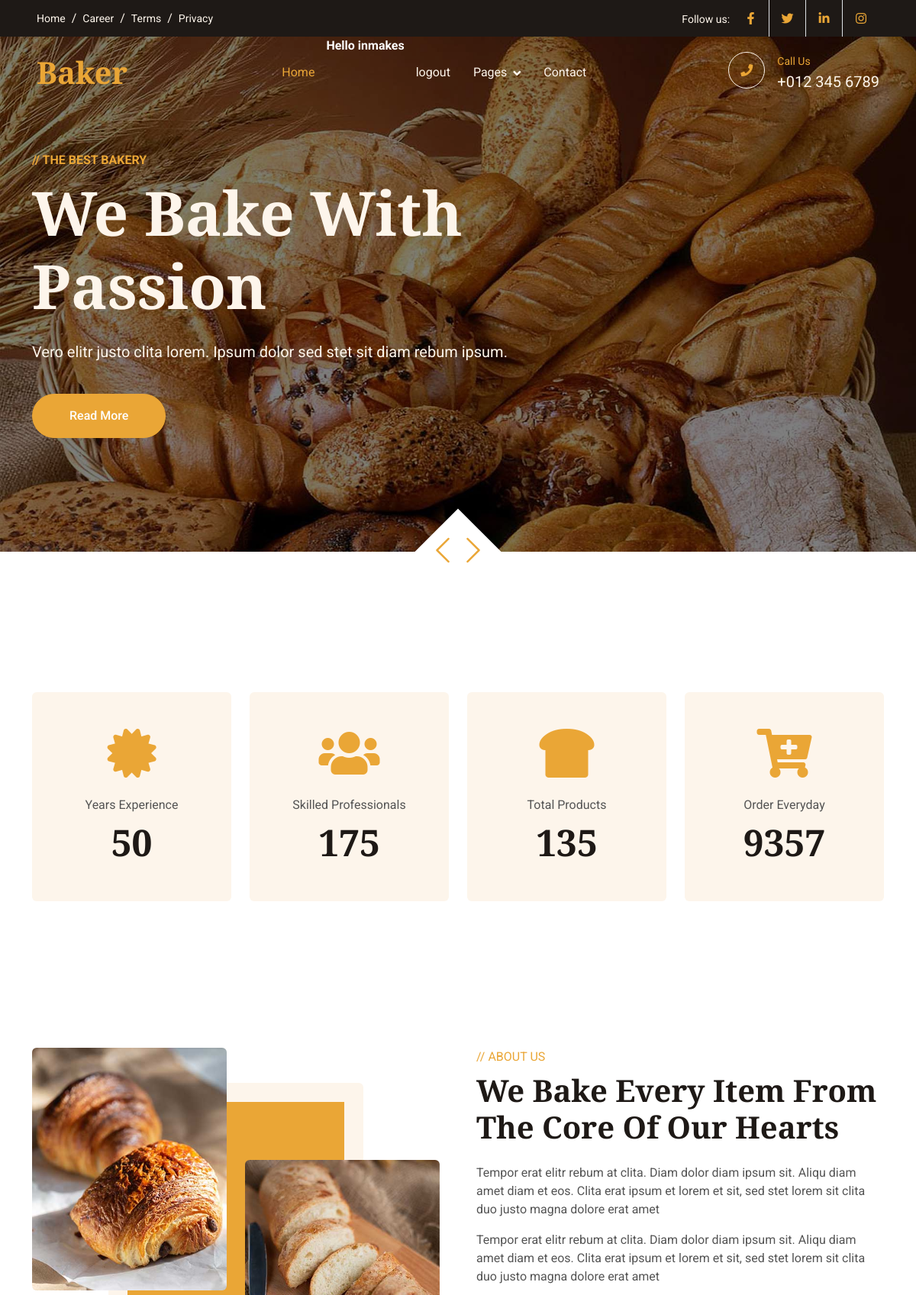
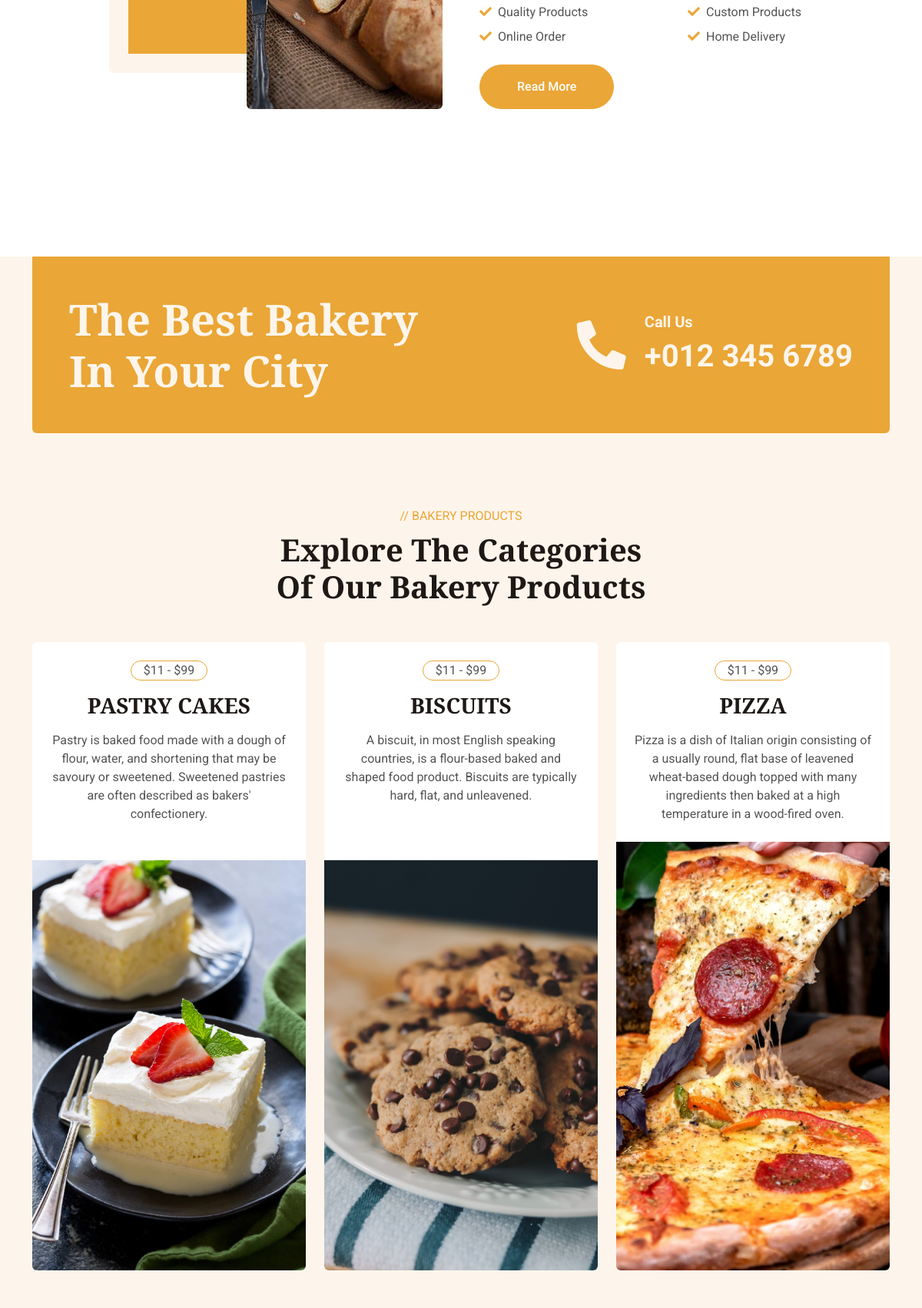
The app's page / (signed in, upper part) with its own data (2 pictures, top to bottom).
### statapp/models.py (models this page shows)
class products(models.Model):
    name=models.TextField(max_length=300)
    img=models.ImageField(upload_to='pics')
    desc=models.TextField()

### statapp/views.py (the view)
# urls.py: path('',views.stat,name='stat'),
def stat(request):
    obj=products.objects.all()
    return render(request,"index.html",{'result':obj})

### templates/index.html (shortened to what this page needs)
{% load static %}
<!DOCTYPE html>
<html lang="en">
<head>
    <link href="https://cdnjs.cloudflare.com/ajax/libs/font-awesome/5.10.0/css/all.min.css" rel="stylesheet">
    <link href="https://cdn.jsdelivr.net/npm/bootstrap-icons@1.4.1/font/bootstrap-icons.css" rel="stylesheet">
    <link href="{% static 'lib/animate/animate.min.css' %}" rel="stylesheet">
    <link href="{% static 'lib/owlcarousel/assets/owl.carousel.min.css' %}" rel="stylesheet">
    <link href="{% static 'css/bootstrap.min.css' %}" rel="stylesheet">
    <link href="{% static 'css/style.css' %}" rel="stylesheet">
</head>
<body>
    <div class="container-fluid top-bar bg-dark text-light px-0 wow fadeIn" data-wow-delay="0.1s">
        <div class="row gx-0 align-items-center d-none d-lg-flex">
            <div class="col-lg-6 px-5 text-start">
                <ol class="breadcrumb mb-0">
                    <li class="breadcrumb-item"><a class="small text-light" href="#">Home</a></li>
                    <li class="breadcrumb-item"><a class="small text-light" href="#">Career</a></li>
                    <li class="breadcrumb-item"><a class="small text-light" href="#">Terms</a></li>
                    <li class="breadcrumb-item"><a class="small text-light" href="#">Privacy</a></li>
                </ol>
            </div>
            <div class="col-lg-6 px-5 text-end">
                <small>Follow us:</small>
                <div class="h-100 d-inline-flex align-items-center">
                    <a class="btn-lg-square text-primary border-end rounded-0" href=""><i class="fab fa-facebook-f"></i></a>
                    <a class="btn-lg-square text-primary border-end rounded-0" href=""><i class="fab fa-twitter"></i></a>
                    <a class="btn-lg-square text-primary border-end rounded-0" href=""><i class="fab fa-linkedin-in"></i></a>
                    <a class="btn-lg-square text-primary pe-0" href=""><i class="fab fa-instagram"></i></a>
                </div>
            </div>
        </div>
    </div>
    <nav class="navbar navbar-expand-lg navbar-dark fixed-top py-lg-0 px-lg-5 wow fadeIn" data-wow-delay="0.1s">
        <a href="index.html" class="navbar-brand ms-4 ms-lg-0">
            <h1 class="text-primary m-0">Baker</h1>
        </a>
        <div class="collapse navbar-collapse" id="navbarCollapse">
            <div class="navbar-nav mx-auto p-4 p-lg-0">
                <a href="index.html" class="nav-item nav-link active">Home</a>
                {% if user.is_authenticated %}
                <li style="color:white;"><b> Hello {{user.username}} </b> </li>
                <a href="credentials/logout" class="nav-item nav-link">logout</a>
                {% else %}
                <a href="credentials/register" class="nav-item nav-link">Register</a>
                <a href="credentials/login" class="nav-item nav-link">Login</a>
                {% endif %}
                <div class="nav-item dropdown">
                    <a href="#" class="nav-link dropdown-toggle" data-bs-toggle="dropdown">Pages</a>
                </div>
                <a href="contact.html" class="nav-item nav-link">Contact</a>
            </div>
            <div class=" d-none d-lg-flex">
                <div class="flex-shrink-0 btn-lg-square border border-light rounded-circle">
                    <i class="fa fa-phone text-primary"></i>
                </div>
                <div class="ps-3">
                    <small class="text-primary mb-0">Call Us</small>
                    <p class="text-light fs-5 mb-0">+012 345 6789</p>
                </div>
            </div>
        </div>
    </nav>
    <div class="container-fluid p-0 pb-5 wow fadeIn" data-wow-delay="0.1s">
        <div class="owl-carousel header-carousel position-relative">
            <div class="owl-carousel-item position-relative">
                <img class="img-fluid" src="{% static 'img/carousel-1.jpg' %}" alt="">
                <div class="owl-carousel-inner">
                    <div class="container">
                        <div class="row justify-content-start">
                            <div class="col-lg-8">
                                <p class="text-primary text-uppercase fw-bold mb-2">// The Best Bakery</p>
                                <h1 class="display-1 text-light mb-4 animated slideInDown">We Bake With Passion</h1>
                                <p class="text-light fs-5 mb-4 pb-3">Vero elitr justo clita lorem. Ipsum dolor sed stet sit diam rebum ipsum.</p>
                                <a href="" class="btn btn-primary rounded-pill py-3 px-5">Read More</a>
                            </div>
                        </div>
                    </div>
                </div>
            </div>
        </div>
    </div>
    <div class="container-xxl py-6">
        <div class="container">
            <div class="row g-4">
                <div class="col-lg-3 col-md-6 wow fadeIn" data-wow-delay="0.1s">
                    <div class="fact-item bg-light rounded text-center h-100 p-5">
                        <i class="fa fa-certificate fa-4x text-primary mb-4"></i>
                        <p class="mb-2">Years Experience</p>
                        <h1 class="display-5 mb-0" data-toggle="counter-up">50</h1>
                    </div>
                </div>
                <div class="col-lg-3 col-md-6 wow fadeIn" data-wow-delay="0.3s">
                    <div class="fact-item bg-light rounded text-center h-100 p-5">
                        <i class="fa fa-users fa-4x text-primary mb-4"></i>
                        <p class="mb-2">Skilled Professionals</p>
                        <h1 class="display-5 mb-0" data-toggle="counter-up">175</h1>
                    </div>
                </div>
                <div class="col-lg-3 col-md-6 wow fadeIn" data-wow-delay="0.5s">
                    <div class="fact-item bg-light rounded text-center h-100 p-5">
                        <i class="fa fa-bread-slice fa-4x text-primary mb-4"></i>
                        <p class="mb-2">Total Products</p>
                        <h1 class="display-5 mb-0" data-toggle="counter-up">135</h1>
                    </div>
                </div>
                <div class="col-lg-3 col-md-6 wow fadeIn" data-wow-delay="0.7s">
                    <div class="fact-item bg-light rounded text-center h-100 p-5">
                        <i class="fa fa-cart-plus fa-4x text-primary mb-4"></i>
                        <p class="mb-2">Order Everyday</p>
                        <h1 class="display-5 mb-0" data-toggle="counter-up">9357</h1>
                    </div>
                </div>
            </div>
        </div>
    </div>
    <div class="container-xxl py-6">
        <div class="container">
            <div class="row g-5">
                <div class="col-lg-6 wow fadeInUp" data-wow-delay="0.1s">
                    <div class="row img-twice position-relative h-100">
                        <div class="col-6">
                            <img class="img-fluid rounded" src="{% static 'img/about-1.jpg' %}" alt="">
                        </div>
                        <div class="col-6 align-self-end">
                            <img class="img-fluid rounded" src="{% static 'img/about-2.jpg' %}" alt="">
                        </div>
                    </div>
                </div>
                <div class="col-lg-6 wow fadeInUp" data-wow-delay="0.5s">
                    <div class="h-100">
                        <p class="text-primary text-uppercase mb-2">// About Us</p>
                        <h1 class="display-6 mb-4">We Bake Every Item From The Core Of Our Hearts</h1>
                        <p>Tempor erat elitr rebum at clita. Diam dolor diam ipsum sit. Aliqu diam amet diam et eos. Clita erat ipsum et lorem et sit, sed stet lorem sit clita duo justo magna dolore erat amet</p>
                        <p>Tempor erat elitr rebum at clita. Diam dolor diam ipsum sit. Aliqu diam amet diam et eos. Clita erat ipsum et lorem et sit, sed stet lorem sit clita duo justo magna dolore erat amet</p>
                        <div class="row g-2 mb-4">
                            <div class="col-sm-6">
                                <i class="fa fa-check text-primary me-2"></i>Quality Products
                            </div>
                            <div class="col-sm-6">
                                <i class="fa fa-check text-primary me-2"></i>Custom Products
                            </div>
                            <div class="col-sm-6">
                                <i class="fa fa-check text-primary me-2"></i>Online Order
                            </div>
                            <div class="col-sm-6">
                                <i class="fa fa-check text-primary me-2"></i>Home Delivery
                            </div>
                        </div>
                        <a class="btn btn-primary rounded-pill py-3 px-5" href="">Read More</a>
                    </div>
                </div>
            </div>
        </div>
    </div>
    <div class="container-xxl bg-light my-6 py-6 pt-0">
        <div class="container">
            <div class="bg-primary text-light rounded-bottom p-5 my-6 mt-0 wow fadeInUp" data-wow-delay="0.1s">
                <div class="row g-4 align-items-center">
                    <div class="col-lg-6">
                        <h1 class="display-4 text-light mb-0">The Best Bakery In Your City</h1>
                    </div>
                    <div class="col-lg-6 text-lg-end">
                        <div class="d-inline-flex align-items-center text-start">
                            <i class="fa fa-phone-alt fa-4x flex-shrink-0"></i>
                            <div class="ms-4">
                                <p class="fs-5 fw-bold mb-0">Call Us</p>
                                <p class="fs-1 fw-bold mb-0">+012 345 6789</p>
                            </div>
                        </div>
                    </div>
                </div>
            </div>
            <div class="text-center mx-auto mb-5 wow fadeInUp" data-wow-delay="0.1s" style="max-width: 500px;">
                <p class="text-primary text-uppercase mb-2">// Bakery Products</p>
                <h1 class="display-6 mb-4">Explore The Categories Of Our Bakery Products</h1>
            </div>
            <div class="row g-4">
                {% for i in result %}
                <div class="col-lg-4 col-md-6 wow fadeInUp" data-wow-delay="0.1s">
                    <div class="product-item d-flex flex-column bg-white rounded overflow-hidden h-100">
                        <div class="text-center p-4">
                            <div class="d-inline-block border border-primary rounded-pill px-3 mb-3">$11 - $99</div>
                            <h3 class="mb-3">{{i.name}}</h3>
                            <span>{{i.desc}}</span>
                        </div>
                        <div class="position-relative mt-auto">
                            <img class="img-fluid" src="{{i.img.url}}" alt="">
                        </div>
                    </div>
                </div>
                {% endfor %}
            </div>
        </div>
    </div>
</body>
</html>

### static/css/style.css (style rules this page uses)
:root { --primary: #EAA636; --secondary: #545454; --light: #FDF5EB; --dark: #1E1916; }
.py-6 { padding-top: 6rem; padding-bottom: 6rem; }
.my-6 { margin-top: 6rem; margin-bottom: 6rem; }
.btn { font-weight: 500; transition: .5s; }
.btn.btn-primary { color: #FFFFFF; }
.btn-lg-square { width: 48px; height: 48px; }
.btn-square, .btn-sm-square, .btn-lg-square { padding: 0; display: flex; align-items: center; justify-content: center; font-weight: normal; }
.navbar .dropdown-toggle::after { border: none; content: "\f107"; font-family: "Font Awesome 5 Free"; font-weight: 900; vertical-align: middle; margin-left: 8px; }
.navbar .navbar-nav .nav-link { padding: 35px 15px; color: var(--light); outline: none; }
.navbar .navbar-nav .nav-link:hover, .navbar .navbar-nav .nav-link.active { color: var(--primary); }
.navbar.fixed-top { transition: .5s; }
.header-carousel .owl-carousel-inner { position: absolute; width: 100%; height: 100%; top: 0; left: 0; display: flex; align-items: center; background: rgba(0, 0, 0, .5); }
.breadcrumb-item+.breadcrumb-item::before { color: var(--light); }
.fact-item { transition: .5s; }
.img-twice::before { position: absolute; content: ""; width: 60%; height: 80%; top: 10%; left: 20%; background: var(--primary); border: 25px solid var(--light); border-radius: 6px; z-index: -1; }
.product-item { transition: .5s; }

### records on screen
products: name "PASTRY CAKES", desc "Pastry is baked food made with a dough of flour, water, and shortening that may be savoury or sweetened. Sweetened pastries are often described as bakers' confectionery.", img (picture)
products: name "BISCUITS", desc "A biscuit, in most English speaking countries, is a flour-based baked and shaped food product. Biscuits are typically hard, flat, and unleavened.", img (picture)
products: name "PIZZA", desc "Pizza is a dish of Italian origin consisting of a usually round, flat base of leavened wheat-based dough topped with many ingredients then baked at a high temperature in a wood-fired oven.", img (picture)

### other values on screen
{{ user.username }} "inmakes"
